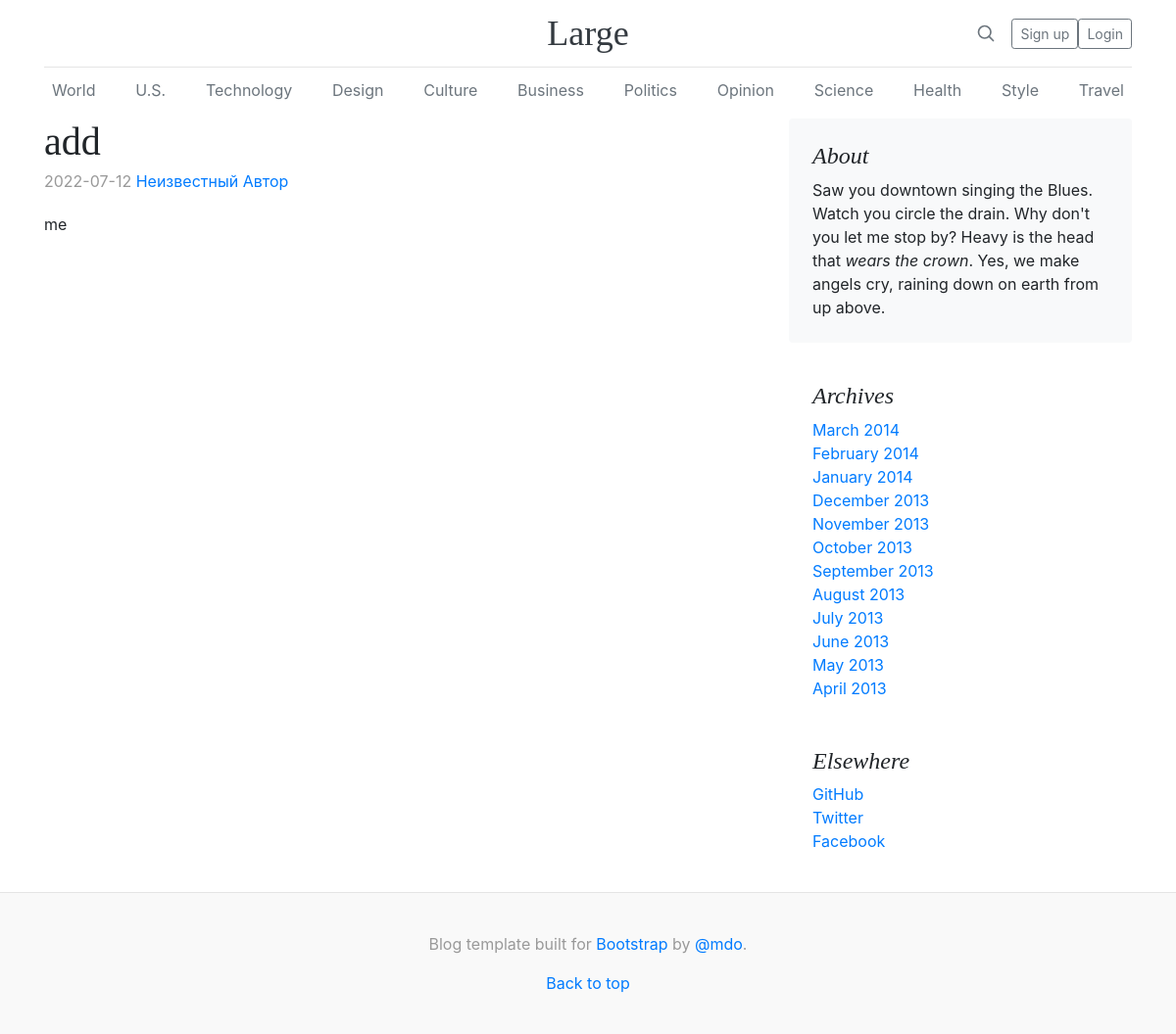
/post/1, run on the app's committed database.
### app/models.py (models this page shows, shortened)
class Post(db.Model):
    id = db.Column(db.Integer, primary_key=True)
    title = db.Column(db.String(100), nullable=False)
    content = db.Column(db.Text, nullable=False)
    date_posted = db.Column(db.Date, default=db.func.current_timestamp())
    user_id = db.Column(db.Integer, db.ForeignKey('user.id'), nullable=False)
    is_boom_news = db.Column(db.Boolean, default=False)
    user = db.relationship('User', backref=db.backref('posts', lazy=True))

### app/views.py (the view)
def post_detail(post_id):
    post = models.Post.query.filter_by(id=post_id).first()
    return render_template('post_detail.html', post=post)

### app/templates/post_detail.html (shortened to what this page needs)
{% extends "base.html" %}
{% block content %}
<div class="row">
  <div class="col-md-8 blog-main">
    <div class="blog-post">
      <h2 class="blog-post-title">{{ post.title }}</h2>
      <p class="blog-post-meta">{{ post.date_posted }} <a href="#">
        {% if current_user.is_authenticated %}
          {{ post.user.username }}
        {% else %}
          Неизвестный Автор
        {% endif %}
      </a></p>
      <p>{{ post.content }}</p>
    </div>
  </div>
  <aside class="col-md-4 blog-sidebar">
    <div class="p-4 mb-3 bg-light rounded">
      <h4 class="font-italic">About</h4>
      <p class="mb-0">Saw you downtown singing the Blues. Watch you circle the drain. Why don't you let me stop by? Heavy is the head that <em>wears the crown</em>. Yes, we make angels cry, raining down on earth from up above.</p>
    </div>
    <div class="p-4">
      <h4 class="font-italic">Archives</h4>
      <ol class="list-unstyled mb-0">
        <li><a href="#">March 2014</a></li>
        <li><a href="#">February 2014</a></li>
        <li><a href="#">January 2014</a></li>
        <li><a href="#">December 2013</a></li>
        <li><a href="#">November 2013</a></li>
        <li><a href="#">October 2013</a></li>
        <li><a href="#">September 2013</a></li>
        <li><a href="#">August 2013</a></li>
        <li><a href="#">July 2013</a></li>
        <li><a href="#">June 2013</a></li>
        <li><a href="#">May 2013</a></li>
        <li><a href="#">April 2013</a></li>
      </ol>
    </div>
    <div class="p-4">
      <h4 class="font-italic">Elsewhere</h4>
      <ol class="list-unstyled">
        <li><a href="#">GitHub</a></li>
        <li><a href="#">Twitter</a></li>
        <li><a href="#">Facebook</a></li>
      </ol>
    </div>
  </aside>
</div>
{% endblock %}

### app/static/css/blog.css (style rules this page uses)
h1, h2, h3, h4, h5, h6 { font-family: "Playfair Display", Georgia, "Times New Roman", serif; }
.blog-post { margin-bottom: 4rem; }
.blog-post-title { margin-bottom: .25rem; font-size: 2.5rem; }
.blog-post-meta { margin-bottom: 1.25rem; color: #999; }

### data on the page
Post: title "add", date_posted "2022-07-12", content "me"
